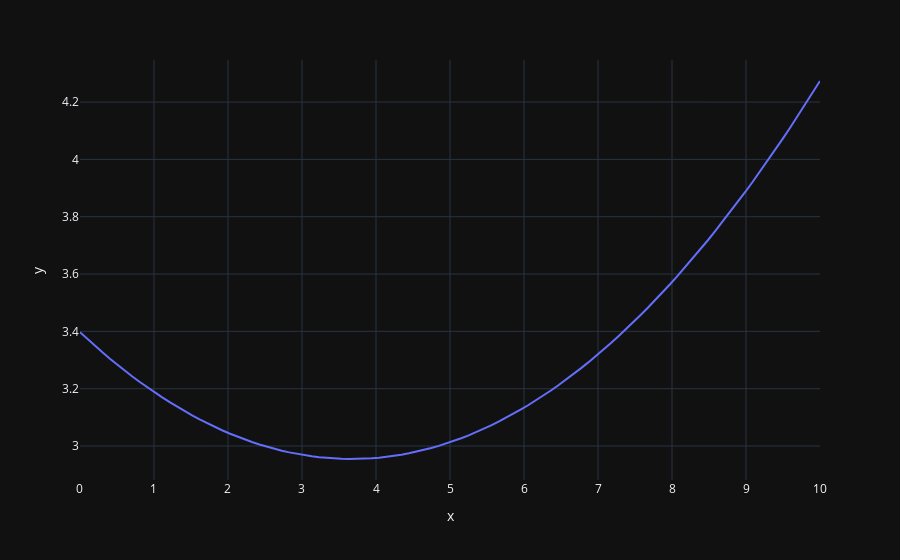

This figure's notebook cell:
### Code cell
reload(cool)
search = cool.search_one_dim(
    estimator=linear_model.ElasticNet,
    param_name="alpha",
    param_range=(0.0001, 10),
    metric="MSE",
    fixed_params={
        "l1_ratio": 1,
    },
    X_train=X_train,
    Y_train=Y_train,
    X_val=X_val,
    Y_val=Y_val,
)

print(search)
pp, score = search.grid(100)
px.line(x=pp, y=score)
